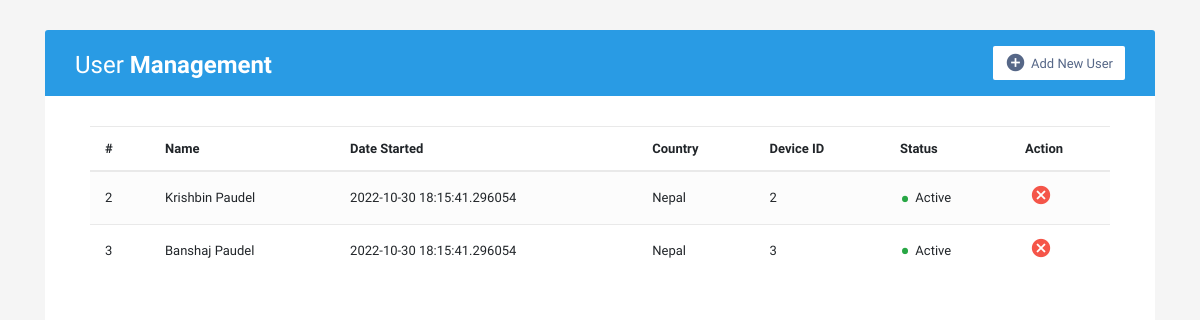
Before: / with the older database file.
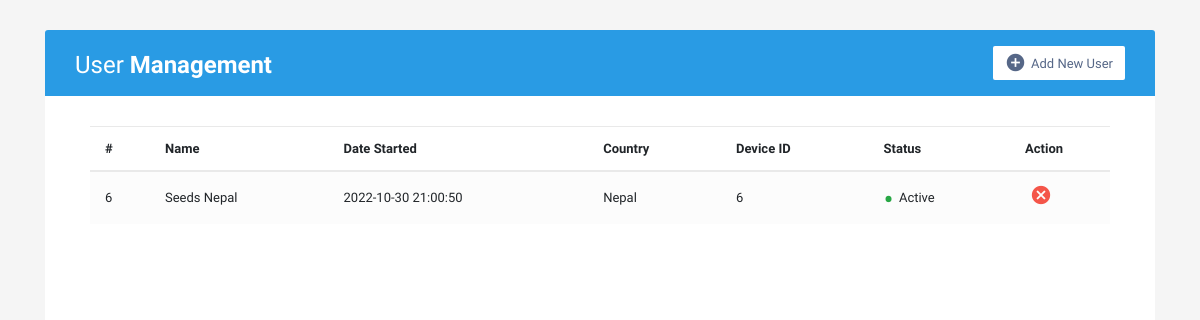
After: the same page with the newer database file.
### main.py (models this page shows)
class BaseTable(Model):
    class Meta:
        database = db

class User(BaseTable):
    name = TextField()
    age = IntegerField()
    StartDate = TextField(default=datetime.now().strftime("%Y-%m-%d %H:%M:%S"))
    Country = TextField()
    fileName= TextField()
    EmergencyContact = TextField()
    DeviceID = IntegerField(primary_key=True, unique=True, null=False)
    class Meta:
        database = db

### main.py (the view)
@app.route('/')
def dashboard():
    users = User.select()
    return render_template('dashboard.html', users=users)

### templates/dashboard.html (shortened to what this page needs)
<!DOCTYPE html>
<html lang="en">
<head>
<link rel="stylesheet" href="https://stackpath.bootstrapcdn.com/bootstrap/4.5.0/css/bootstrap.min.css">
<link rel="stylesheet" href="https://maxcdn.bootstrapcdn.com/font-awesome/4.7.0/css/font-awesome.min.css">
</head>
<body>
<div class="container-xl">
    <div class="table-responsive">
        <div class="table-wrapper">
            <div class="table-title">
                <div class="row">
                    <div class="col-sm-5">
                        <h2>User <b>Management</b></h2>
                    </div>
                    <div class="col-sm-7">
                        <a href="{{url_for('register')}}" class="btn btn-secondary"><i class="material-icons">&#xE147;</i> <span>Add New User</span></a>
                    </div>
                </div>
            </div>
            <div id="scrollablecontent">
            <table class="table table-striped table-hover">
                <thead>
                    <tr>
                        <th>#</th>
                        <th>Name</th>
                        <th>Date Started</th>
                        <th>Country</th>
                        <th>Device ID</th>
                        <th>Status</th>
                        <th>Action</th>
                    </tr>
                </thead>
                <tbody>
                    {% for user in users%}
                    <tr class='clickable-row' data-href="profile/{{user.age}}">
                        <td>{{user}}</td>
                        <td>{{user.name}}</td>
                        <td>{{user.StartDate}}</td>
                        <td>{{user.Country}}</td>
                        <td>{{user.DeviceID}}</td>
                        <td><span class="status text-success">&bull;</span> Active</td>
                        <td>
                            <a href="{{ url_for('delete', username=user.name) }}" class="delete" title="Delete" onclick="return confirm('Do you want to permanently delete user {{ user.name }}?');" data-toggle="tooltip"><i class="material-icons">&#xE5C9;</i></a>
                        </td>
                    </tr>
                    {% endfor %}
                </tbody>
            </table>
            </div>
        </div>
    </div>
</div>
</body>
</html>

### templates/dashboard.html (style rules this page uses)
body { color: #566787; background: #f5f5f5; font-family: 'Varela Round', sans-serif; font-size: 13px; }
.table-responsive { margin: 30px 0; }
.table-wrapper { min-width: 1000px; background: #fff; padding: 20px 25px; border-radius: 3px; box-shadow: 0 1px 1px rgba(0,0,0,.05); }
.table-title { padding-bottom: 15px; background: #299be4; color: #fff; padding: 16px 30px; margin: -20px -25px 10px; border-radius: 3px 3px 0 0; }
.table-title h2 { margin: 5px 0 0; font-size: 24px; }
.table-title .btn { color: #566787; float: right; font-size: 13px; background: #fff; border: none; min-width: 50px; border-radius: 2px; border: none; outline: none !important; margin-left: 10px; }
.table-title .btn i { float: left; font-size: 21px; margin-right: 5px; }
.table-title .btn span { float: left; margin-top: 2px; }
table.table tr th, table.table tr td { border-color: #e9e9e9; padding: 12px 15px; vertical-align: middle; }
table.table tr th:first-child { width: 60px; }
table.table tr th:last-child { width: 100px; }
table.table-striped tbody tr:nth-of-type(odd) { background-color: #fcfcfc; }
table.table td:last-child i { opacity: 0.9; font-size: 22px; margin: 0 5px; }
table.table td a { font-weight: bold; color: #566787; display: inline-block; text-decoration: none; }
table.table td a.delete { color: #F44336; }
table.table td i { font-size: 19px; }
.status { font-size: 30px; margin: 2px 2px 0 0; display: inline-block; vertical-align: middle; line-height: 10px; }
.text-success { color: #10c469; }
#scrollablecontent { height: 800px; overflow: auto; padding: 20px; padding-bottom: 30px; }

Changed rows visible on the page:
removed User: DeviceID "2", name "Krishbin Paudel", StartDate "2022-10-30 18:15:41.296054", Country "Nepal"
removed User: DeviceID "3", name "Banshaj Paudel", StartDate "2022-10-30 18:15:41.296054", Country "Nepal"
added User: DeviceID "6", name "Seeds Nepal", StartDate "2022-10-30 21:00:50", Country "Nepal"
